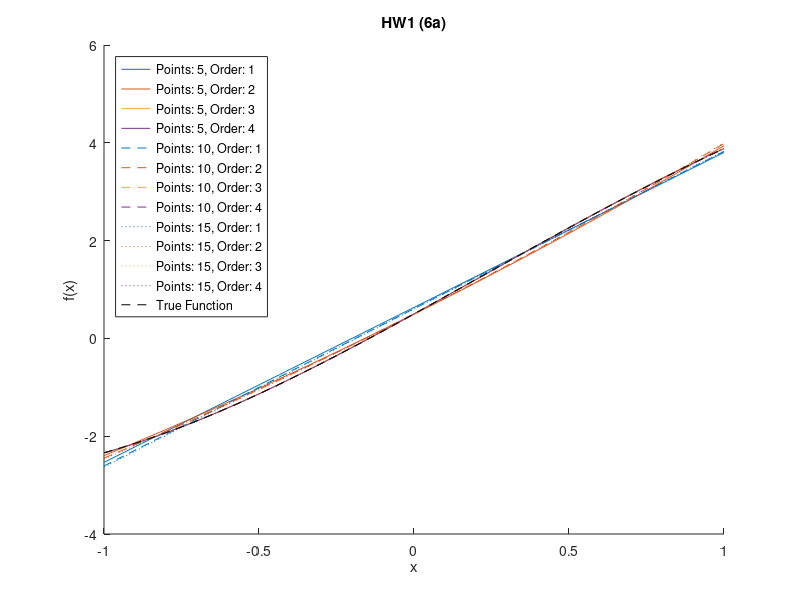
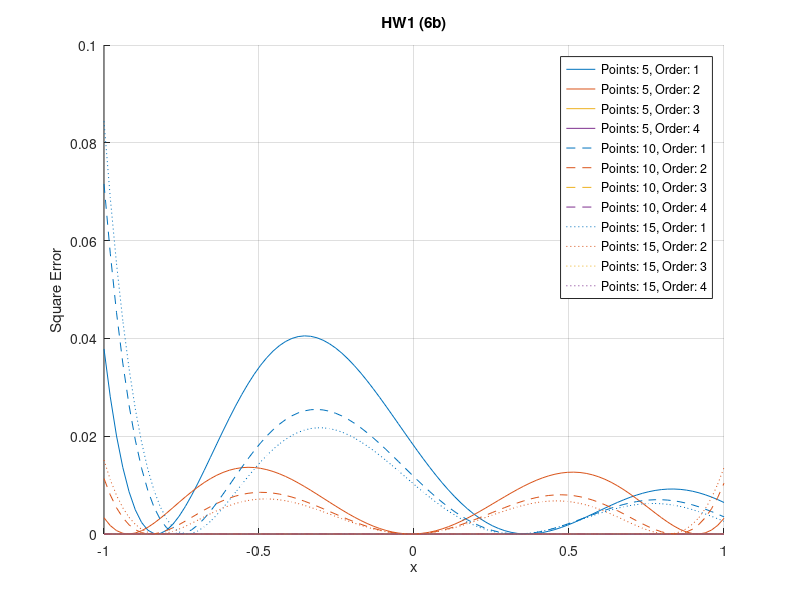

Recreate these plots in MATLAB, in order.
f = @(x) 3*sin(x) + 0.5*exp(x);

x_range = [-1, 1];
x = linspace(x_range(1), x_range(2), 100);

y_true = f(x);

poly_orders = [1, 2, 3, 4];
num_points = [5, 10, 15];

errors = zeros(length(num_points), length(poly_orders));

line_styles = {'-', '--', ':', '-.'};
colors = lines(length(poly_orders)); 

figure;
hold on;
for n = 1:length(num_points)
    x_interp = linspace(x_range(1), x_range(2), num_points(n));
    y_interp = f(x_interp);
    for p = 1:length(poly_orders)
        if poly_orders(p) >= num_points(n)
            continue;
        end
        p_poly = polyfit(x_interp, y_interp, poly_orders(p));
        y_fit = polyval(p_poly, x);
        errors(n, p) = norm(y_true - y_fit, inf);
        
        plot(x, y_fit, 'DisplayName', sprintf('Points: %d, Order: %d', num_points(n), ...
            poly_orders(p)),'Color', colors(p, :), 'LineStyle', line_styles{n});
    end
end
plot(x, y_true, 'k--', 'DisplayName', 'True Function');
legend('Location', 'northwest');
title('HW1 (6a)');
xlabel('x');
ylabel('f(x)');


figure;
hold on;
for n = 1:length(num_points)
    x_interp = linspace(x_range(1), x_range(2), num_points(n));
    y_interp = f(x_interp);
    for p = 1:length(poly_orders)
        if poly_orders(p) >= num_points(n)
            continue;
        end
        p_poly = polyfit(x_interp, y_interp, poly_orders(p));
        y_fit = polyval(p_poly, x);
        square_error = (y_fit - y_true).^2;
        
        plot(x, square_error, 'DisplayName', sprintf('Points: %d, Order: %d', num_points(n), ...
            poly_orders(p)),'Color', colors(p, :), 'LineStyle', line_styles{n});
    end
end
legend;
title('HW1 (6b)');
xlabel('x');
ylabel('Square Error');
grid on;


disp('Interpolation errors:');
for n = 1:length(num_points)
    for p = 1:length(poly_orders)
        if poly_orders(p) < num_points(n)
            fprintf('Points: %d, Order: %d, Error: %.4f\n', num_points(n), ...
                poly_orders(p), errors(n, p));
        end
    end
end
